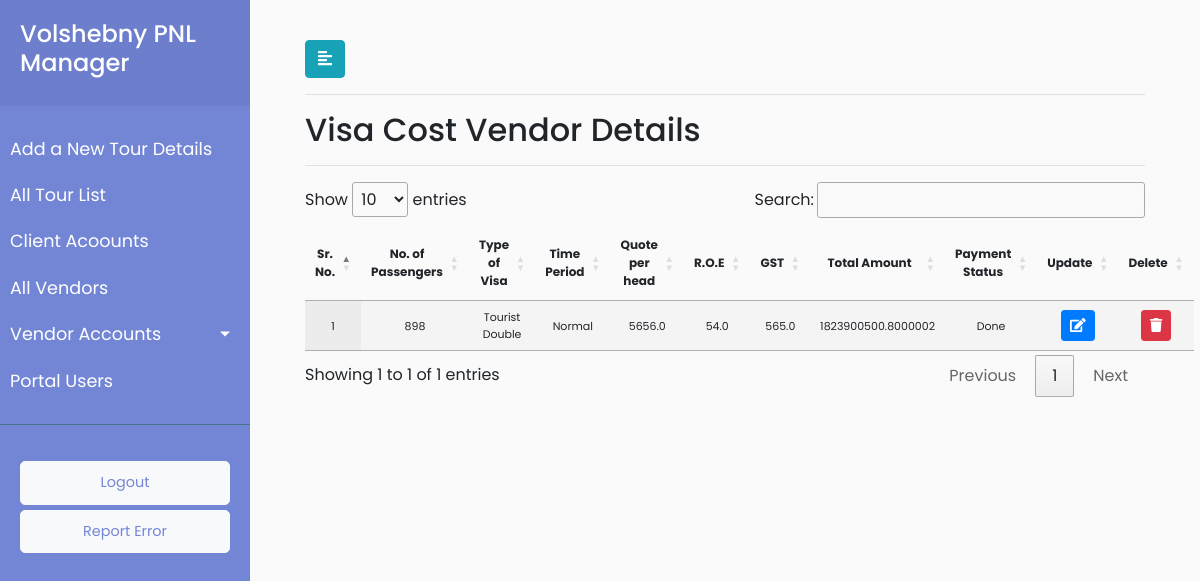
The page /vendor/details/visacost/28/Done/ (signed in) on the database its author committed.
### payment/models.py (models this page shows, shortened)
class Service(models.Model):
        payment_status=(('Pending','Pending'),('Done','Done'))
        service_vendor_id = models.ForeignKey(Vendor, on_delete = models.CASCADE,default="2")
        service_number_of_passengers =  models.CharField(max_length=920,blank=True)
        service_quote_per_head = models.FloatField(blank=True)
        service_roe = models.FloatField(blank=True)
        service_gst = models.FloatField(blank=True)
        service_total_amount =  models.FloatField(default=0.0,blank=True)
        service_payment_method = models.CharField(max_length=920,default="")
        service_vendor_payment_status = models.CharField(choices=payment_status,max_length=920,default="Pending")
        objects = InheritanceManager()
        service_id = models.ForeignKey(Groupdescription, on_delete = models.CASCADE,default="11")

class VisaCostQuatation(Service):
        service_type = models.CharField(max_length=920,default="Visa Cost Service")
        TYPE_OF_VISA=(('Tourist single','Tourist single'),
                       ('Tourist Double','Tourist Double'),
                       ('Business','Business'))
        TIME_PERIOD=(('Normal','Normal'),
                      ('Urgent','Urgent'))
        visacost_date_and_time_of_generation = models.DateTimeField(default=timezone.now)
        visacost_type_of_Visa = models.CharField(choices=TYPE_OF_VISA,max_length=920,default="Tourist single")
        visacost_time_period = models.CharField(choices=TIME_PERIOD,max_length=920,default="Normal")
        class Meta:
                verbose_name_plural = "Visa Cost Quatation"
                verbose_name = "Visa Cost"

class Service(models.Model):
        payment_status=(('Pending','Pending'),('Done','Done'))
        service_vendor_id = models.ForeignKey(Vendor, on_delete = models.CASCADE,default="2")
        service_number_of_passengers =  models.CharField(max_length=920,blank=True)
        service_quote_per_head = models.FloatField(blank=True)
        service_roe = models.FloatField(blank=True)
        service_gst = models.FloatField(blank=True)
        service_total_amount =  models.FloatField(default=0.0,blank=True)
        service_payment_method = models.CharField(max_length=920,default="")
        service_vendor_payment_status = models.CharField(choices=payment_status,max_length=920,default="Pending")
        objects = InheritanceManager()
        service_id = models.ForeignKey(Groupdescription, on_delete = models.CASCADE,default="11")

### payment/views.py (the view)
# urls.py: re_path(r'^vendor/details/visacost/(?P<vendor_id>[\w\-\s\(\)]+)/(?P<payment_status>\w+)/$',views.vendor_accounts_visacost_quatation_details,name='vendor_accounts_visacost_quatation_details'),
@login_required(login_url='/user_login')
def vendor_accounts_visacost_quatation_details(request,vendor_id,payment_status):
    userrole = request.user.user_role
    vendor_pending = VisaCostQuatation.objects.filter(service_vendor_id=vendor_id,service_vendor_payment_status=payment_status).all()
    data = {"userrole":userrole, "visacosts": vendor_pending }
    return render(request, 'payment/vendor_accounts_visacost_quatation_details.html',data)

### payment/templates/payment/vendor_accounts_visacost_quatation_details.html (shortened to what this page needs)
{% extends 'payment/base.html' %}
{% load static %}
{% block stylesheets %}
<link rel="stylesheet" href="//cdn.datatables.net/1.10.19/css/jquery.dataTables.min.css">
{% endblock %}
{% block content %}
<div id="content">
	<div class="container-fluid">
		<button type="button" id="sidebarCollapse" class="btn btn-info">
			<i class="fas fa-align-left"></i>
		</button>
        <hr>
               <h2>Visa Cost Vendor Details</h2>
                <hr>
                         <div>
                       {% if visacosts %}
                       <table id="test_table" class="display" style="width:100%; text-align: center">
                       <thead style="font-size:12px">
                                <tr>
                                    <th class="text-center" scope="col">Sr. No.</th>
                                    <th class="text-center" scope="col">No. of Passengers</th>
                                    <th class="text-center" scope="col">Type of Visa</th>
                                    <th class="text-center" scope="col">Time Period</th>
                                    <th class="text-center" scope="col">Quote per head</th>
                                    <th class="text-center" scope="col">R.O.E</th>
                                    <th class="text-center" scope="col">GST</th>
                                    <th class="text-center" scope="col">Total Amount</th>
                                    <th class="text-center" scope="col">Payment Status</th>
                                    <th class="text-center" scope="col">Update</th>
                                    <th class="text-center" scope="col">Delete</th>
                                </tr>
                            </thead>
                             <tbody style="font-size:11px">
                                   {% for visa_cost in visacosts %}
                                <tr>
                                    <td class="text-center" scope="row" >{{ forloop.counter }}</td>
                                    <td class="text-center">{{ visa_cost.service_number_of_passengers }}</td>
                                    <td class="text-center">{{ visa_cost.visacost_type_of_Visa }}</td>
                                    <td class="text-center">{{ visa_cost.visacost_time_period }}</td>
                                    <td class="text-center">{{ visa_cost.service_quote_per_head }}</td>
                                    <td class="text-center">{{ visa_cost.service_roe }}</td>
                                    <td class="text-center">{{ visa_cost.service_gst }}</td>
                                    <td class="text-center">{{ visa_cost.service_total_amount }}</td>
                                    <td class="text-center">{{ visa_cost.service_vendor_payment_status }}</td>
                                    <td>
                            <button type="button" class="update_visa_cost btn btn-sm btn-primary" data-id="{% url 'payment:vendor_visacost_detail_update' visa_cost.pk %}">
                                <span class="fa fa-edit"></span>
                            </button>
                        </td>
                        <td>
                            <button type="button" class="delete_visa_cost btn btn-sm btn-danger" data-id="{% url 'payment:vendor_visacost_detail_delete' visa_cost.pk %}">
                                <span class="fa fa-trash"></span>
                            </button>
                        </td>
                                </tr>
                                {% endfor %}
                            </tbody>
                             </table>
                             {% else %}
			<p class="no-leads text-primary">No entry added yet.</p>
			{% endif %}
                </div>
            </div>
            </div>
{% endblock %}

### payment/static/payment/style.css (style rules this page uses)
body { font-family: 'Poppins', sans-serif; background: #fafafa; }
#content { width: calc(100% - 250px); padding: 40px; min-height: 100vh; transition: all 0.3s; position: absolute; top: 0; right: 0; }

### rows shown on the page
VisaCostQuatation: service_number_of_passengers "898", visacost_type_of_Visa "Tourist Double", visacost_time_period "Normal", service_quote_per_head "5656.0", service_roe "54.0", service_gst "565.0", service_total_amount "1823900500.8000002", service_vendor_payment_status "Done"
